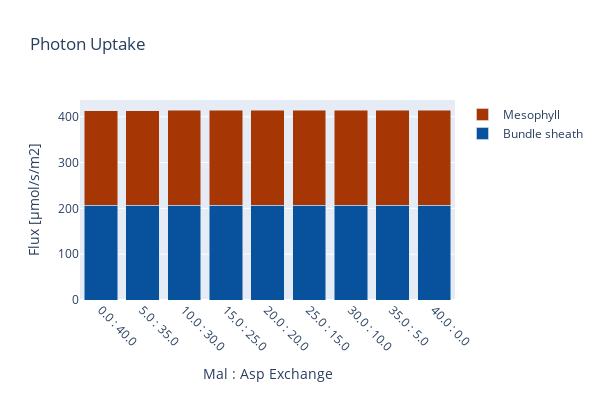

The notebook cell saved with this chart:
### Code cell
create_bar_plot_rxn(D_fba, D_exp,
                    {'[M]_Im_hnu':'Mesophyll','[B]_Im_hnu': 'Bundle sheath'},
                    'Photon Uptake', xaxis_title,
                    stacked = True, save_fig=save_fig)

### Figure 1 — Plotly figure (JSON) as saved in the notebook; plotly's stock layout.template omitted (floating-point values rounded to 4 significant figures)
{"data": [{"marker": {"color": "rgb(8,81,156)"}, "name": "Bundle sheath", "type": "bar", "x": ["0.0 : 40.0", "5.0 : 35.0", "10.0 : 30.0", "15.0 : 25.0", "20.0 : 20.0", "25.0 : 15.0", "30.0 : 10.0", "35.0 : 5.0", "40.0 : 0.0"], "y": [206.6, 206.7, 206.9, 207.0, 207.0, 207.0, 207.1, 207.2, 207.4]}, {"marker": {"color": "rgb(166,54,3)"}, "name": "Mesophyll", "type": "bar", "x": ["0.0 : 40.0", "5.0 : 35.0", "10.0 : 30.0", "15.0 : 25.0", "20.0 : 20.0", "25.0 : 15.0", "30.0 : 10.0", "35.0 : 5.0", "40.0 : 0.0"], "y": [206.6, 206.7, 206.9, 207.0, 207.0, 207.0, 207.1, 207.2, 207.4]}], "layout": {"barmode": "stack", "height": 400, "margin": {"b": 100}, "title": {"text": "Photon Uptake"}, "width": 600, "xaxis": {"tickangle": 45, "title": {"text": "Mal : Asp Exchange"}}, "yaxis": {"autorange": true, "title": {"text": "Flux [µmol/s/m2]"}}}}
